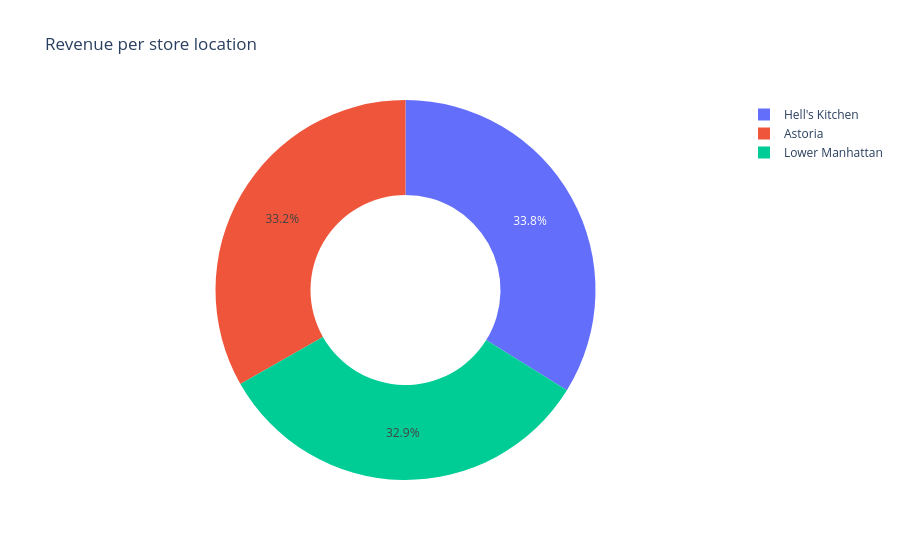

The code cell stored with this chart in its notebook:
### Code cell
px.pie(data_frame=df_revperstore, names= 'store_location', values= 'Total_Bill', title= 'Revenue per store location', hole=0.5).show()

### Figure 1 — Plotly figure (JSON) as saved in the notebook; plotly's stock layout.template omitted (floating-point values rounded to 4 significant figures)
{"data": [{"domain": {"x": [0, 1], "y": [0, 1]}, "hole": 0.5, "hovertemplate": "store_location=%{label}<br>Total_Bill=%{value}<extra></extra>", "labels": ["Hell's Kitchen", "Astoria", "Lower Manhattan"], "legendgroup": "", "name": "", "showlegend": true, "type": "pie", "values": [236500.0, 232200.0, 230100.0]}], "layout": {"legend": {"tracegroupgap": 0}, "title": {"text": "Revenue per store location"}}}
